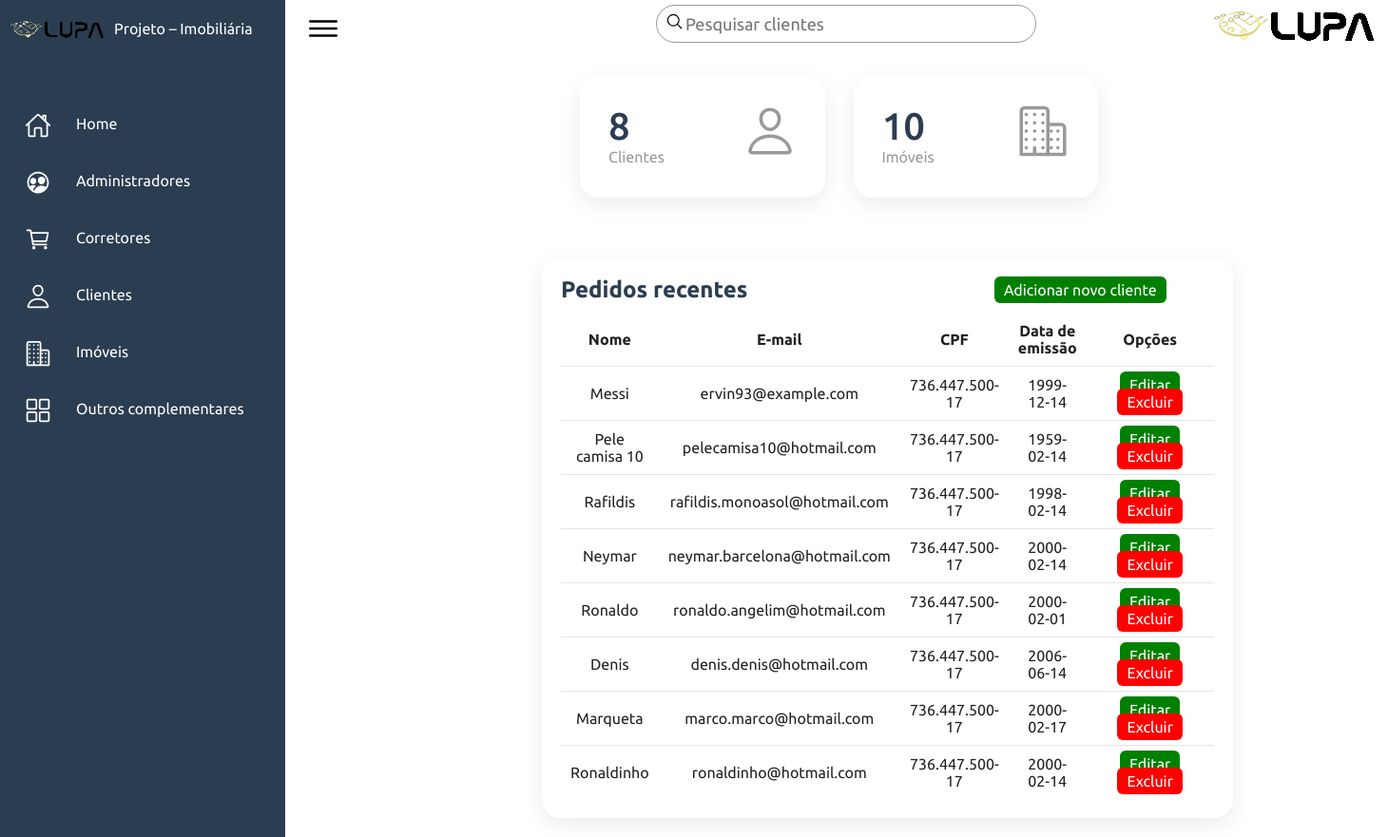
The page /clientes.php on the database its author committed.
### tables this page shows
CREATE TABLE IF NOT EXISTS `clientes` (
  `id` int(10) UNSIGNED NOT NULL AUTO_INCREMENT,
  `nome` varchar(255) DEFAULT NULL,
  `cpf` varchar(45) DEFAULT NULL,
  `email` varchar(255) DEFAULT NULL,
  `data` date DEFAULT NULL,
  PRIMARY KEY (`id`)
);

### clientes.php (the view, shortened to what this page needs)
<?php
require_once "./database/conn.php";
?>
<!DOCTYPE html>
<html lang="pt-BR">
<head>
<link rel="stylesheet" type="text/css" href="./css/style.css">
</head>
<body>
    <div class="container">
        <div class="navigantion">
            <ul>
                <li>
                    <a href="#">
                        <span class="lupaimg"><img src="./img/lupa-logo1.png" width="100px"></span>
                        <span class="title">Projeto – Imobiliária</span>
                    </a>
                </li>
                <li>
                    <a href="index.php">
                        <span class="icon"><ion-icon name="home-outline"></ion-icon></span>
                        <span class="title">Home</span>
                    </a>
                </li>
                <li>
                    <a href="#">
                        <span class="icon"><ion-icon name="people-circle-outline"></ion-icon></span>
                        <span class="title">Administradores</span>
                    </a>
                </li>
                <li>
                    <a href="#">
                        <span class="icon"><ion-icon name="cart-outline"></ion-icon></span>
                        <span class="title">Corretores</span>
                    </a>
                </li>
                <li>
                    <a href="clientes.php">
                        <span class="icon"><ion-icon name="person-outline"></ion-icon></span>
                        <span class="title">Clientes</span>
                    </a>
                </li>
                <li>
                    <a href="#">
                        <span class="icon"><ion-icon name="business-outline"></ion-icon></span>
                        <span class="title">Imóveis</span>
                    </a>
                </li>
                <li>
                    <a href="#">
                        <span class="icon"><ion-icon name="grid-outline"></ion-icon></span>
                        <span class="title">Outros complementares</span>
                    </a>
                </li>
            </ul>
         </div>
         <div class="main">
             <div class="topbar">
                 <div class="toggle">
                    <ion-icon name="menu-outline"></ion-icon>
                 </div>
                 <div class="search">
                    <label>
                        <form class="form-inline" action="./busca/buscacliente.php" method="POST">
                            <input type="text" placeholder="Pesquisar clientes" name="pesquisar">
                            <ion-icon name="search-outline"></ion-icon>
                        </form>
                    </label>
                 </div>
                 <div class="user">
                    <img src="./img/lupa-logo.png">
                 </div>
             </div>
             <div class="cardBox">
                 <div class="card">
                     <div>
                         <div class="numbers"><?php $sql = "SELECT count(id) from clientes";
                         $resultado = $conn->query($sql);
                         $registro = mysqli_fetch_assoc($resultado);
                         echo $registro['count(id)'];?></div>
                         <div class="cardName">Clientes</div>
                     </div>
                     <div class="iconBx">
                        <ion-icon name="person-outline"></ion-icon>
                     </div>
                 </div>
                 <div class="card">
                    <div>
                        <div class="numbers"><?php $sql = "SELECT count(idimoveis) from imoveis";
                         $resultado = $conn->query($sql);
                         $registro = mysqli_fetch_assoc($resultado);
                         echo $registro['count(idimoveis)'];?></div>
                        <div class="cardName">Imóveis</div>
                    </div>
                    <div class="iconBx">
                        <ion-icon name="business-outline"></ion-icon>
                    </div>
                </div>
             </div>
             <div class="details">
                 <div class="recentOrders">
                     <div class="cardHeader">
                         <h2>Pedidos recentes</h2>
                         <a href="./view/viewcreate.php" class='button' style='position: relative;padding: 5px 10px; margin-right: 50px;background: var(--green);text-decoration: none;color: var(--white);border-radius: 6px;'>Adicionar novo cliente</a>
                     </div>
                     <table>
                         <thead>
                             <tr>
                                <td>Nome</td>
                                <td>E-mail</td>
                                <td>CPF</td>
                                <td>Data de emissão</td>
                                <td>Opções</td>
                             </tr>
                         </thead>
                         <tbody>
                       <tr>
                            <?php
                                $sql = "SELECT * FROM clientes";
                                $resultado = $conn->query($sql);
                                while ($registro = $resultado->fetch_array())
                                {
                                    $id     =  $registro[0];
                                    $nome   =  $registro[1];
                                    $cpf    =  $registro[2];
                                    $email  =  $registro[3];
                                    $data   =  $registro[4];
                                    $id        = htmlentities($id, ENT_QUOTES, "UTF-8");
                                    $nome      = htmlentities($nome, ENT_QUOTES, "UTF-8");
                                    $cpf       = htmlentities($cpf, ENT_QUOTES, "UTF-8");
                                    $email     = htmlentities($email, ENT_QUOTES, "UTF-8");
                                    $data      = htmlentities($data, ENT_QUOTES, "UTF-8");
                                    echo "<tr>
                                    <td> $nome</td>
                                    <td> $email</td>
                                    <td> $cpf</td>
                                    <td> $data</td>
                                    <td width=280px><a href='./view/viewupdate?id=$id&nome=$nome' class='button' style='position: relative;padding: 5px 10px;background: var(--green);text-decoration: none;color: var(--white);border-radius: 6px;'>Editar</a>
                                    <a width=280px><a href='delete.php?id=$id&nome=$nome' class='button' style='position: relative;padding: 5px 10px;background: var(--red);text-decoration: none;color: var(--white);border-radius: 6px;'>Excluir</a>
                                    </td>";
                                }
                            ?>
                        </tr>
                    </tbody>
                    </table>
                 </div>
         </div>
    </div>
</body>
</html>

### css/style.css (style rules this page uses)
* { margin: 0; padding: 0; box-sizing: border-box; font-family: 'Ubuntu', sans-serif; }
:root { --blue: #2b3d51; --white: #fff; --grey: #f5f5f5; --black1: #222; --black2: #999; --green: green; --red: red; }
body { min-height: 100vh; overflow-x: hidden; }
.container { position: relative; width: 100%; }
.navigantion { position: fixed; width: 300px; height: 100%; background: var(--blue); border-left: 10px solid var(--blue); transition: 0.5s; overflow: hidden; }
.navigantion ul { position: absolute; top: 0; left: 0; width: 100%; }
.navigantion ul li { position: relative; width: 100%; list-style: none; border-top-left-radius: 30px; border-bottom-left-radius: 30px; }
.navigantion ul li:nth-child(1) { margin-bottom: 40px; pointer-events: none; }
.navigantion ul li a { position: relative; display: block; width: 100%; display: flex; text-decoration: none; color: var(--white); }
.navigantion ul li a .icon { position: relative; display: block; min-width: 60px; height: 60px; line-height: 80px; text-align: center; }
.navigantion ul li a .icon ion-icon { font-size: 1.75em; }
.navigantion ul li a .title { position: relative; display: block; padding: 0 10px; height: 60px; line-height: 60px; text-align: start; white-space: nowrap; }
.main { position: absolute; width: calc(100% - 300px); left: 300px; min-height: 100vh; background: var(--white); transition: 0.5s; }
.topbar { width: 100%; height: 60px; display: flex; justify-content: space-between; align-items: center; padding: 0 10px; }
.toggle { position: relative; width: 60px; height: 60px; display: flex; justify-content: center; align-items: center; font-size: 2.5em; cursor: pointer; }
.search { position: relative; width: 400px; margin: auto; margin-top: 5px; }
.search label { position: relative; width: 100%; }
.search label input { width: 100%; height: 40px; border-radius: 40px; padding: 5px 20px; padding-left: 30px; font-size: 18px; outline: none; border: 1px solid var(--black2); }
.search label ion-icon { position: absolute; top: 0; left: 10px; font-size: 1.2em; }
.user { position: relative; width: 40px; height: 40px; cursor: pointer; }
.user img { position: absolute; top: 0; left: -135px; }
.cardBox { position: relative; width: 100%; padding: 20px; display: grid; grid-template-columns: repeat(4,1fr); grid-gap: 30px; left: 25%; }
.cardBox .card { position: relative; background: var(--white); padding: 30px; border-radius: 20px; display: flex; justify-content: space-between; cursor: pointer; box-shadow: 0 7px 25px rgba(0,0,0,0.08); }
.cardBox .card .numbers { position: relative; font-weight: 500; font-size: 2.5em; color: var(--blue); }
.cardBox .card .cardName { color: var(--black2); }
.cardBox .card .iconBx { font-size: 3.5em; color: var(--black2); }
.details { position: relative; width: 100%; padding: 20px; display: grid; grid-template-columns: 2fr 1fr; grid-gap: 30px; right: -250px; margin-top: 2%; }
.details .recentOrders { position: relative; display: grid; min-height: 300px; background: var(--white); padding: 20px; box-shadow: 0 7px 25px rgba(0,0,0,0.08); border-radius: 20px; }
.cardHeader { display: flex; justify-content: space-between; align-items: flex-start; }
.cardHeader h2 { font-weight: 600; color: var(--blue); }
.details table { width: 100%; border-collapse: collapse; margin-top: 10px; }
.details table thead td { font-weight: 600; }
.details .recentOrders table tr { color: var(--black1); border-bottom: 1px solid rgba(0, 0, 0, 0.1); }
.details .recentOrders table tr:last-child { border-bottom: none; }
.details .recentOrders table tr td { padding: 10px; text-align: center; }
.lupaimg { margin-top: 8px; }
.search label ion-icon { position: relative; margin-top: -150px; top: -28px; left: 10px; font-size: 1.2em; }

### rows shown on the page
clientes: nome "Messi", email "ervin93@example.com", cpf "736.447.500-17", data "1999-12-14"
clientes: nome "Pele camisa 10", email "pelecamisa10@hotmail.com", cpf "736.447.500-17", data "1959-02-14"
clientes: nome "Rafildis", email "rafildis.monoasol@hotmail.com", cpf "736.447.500-17", data "1998-02-14"
clientes: nome "Neymar", email "neymar.barcelona@hotmail.com", cpf "736.447.500-17", data "2000-02-14"
clientes: nome "Ronaldo", email "ronaldo.angelim@hotmail.com", cpf "736.447.500-17", data "2000-02-01"
clientes: nome "Denis", email "denis.denis@hotmail.com", cpf "736.447.500-17", data "2006-06-14"
clientes: nome "Marqueta", email "marco.marco@hotmail.com", cpf "736.447.500-17", data "2000-02-17"
clientes: nome "Ronaldinho", email "ronaldinho@hotmail.com", cpf "736.447.500-17", data "2000-02-14"

### other values the page prints
$registro['count(id)'] "8"
$registro['count(idimoveis)'] "10"
